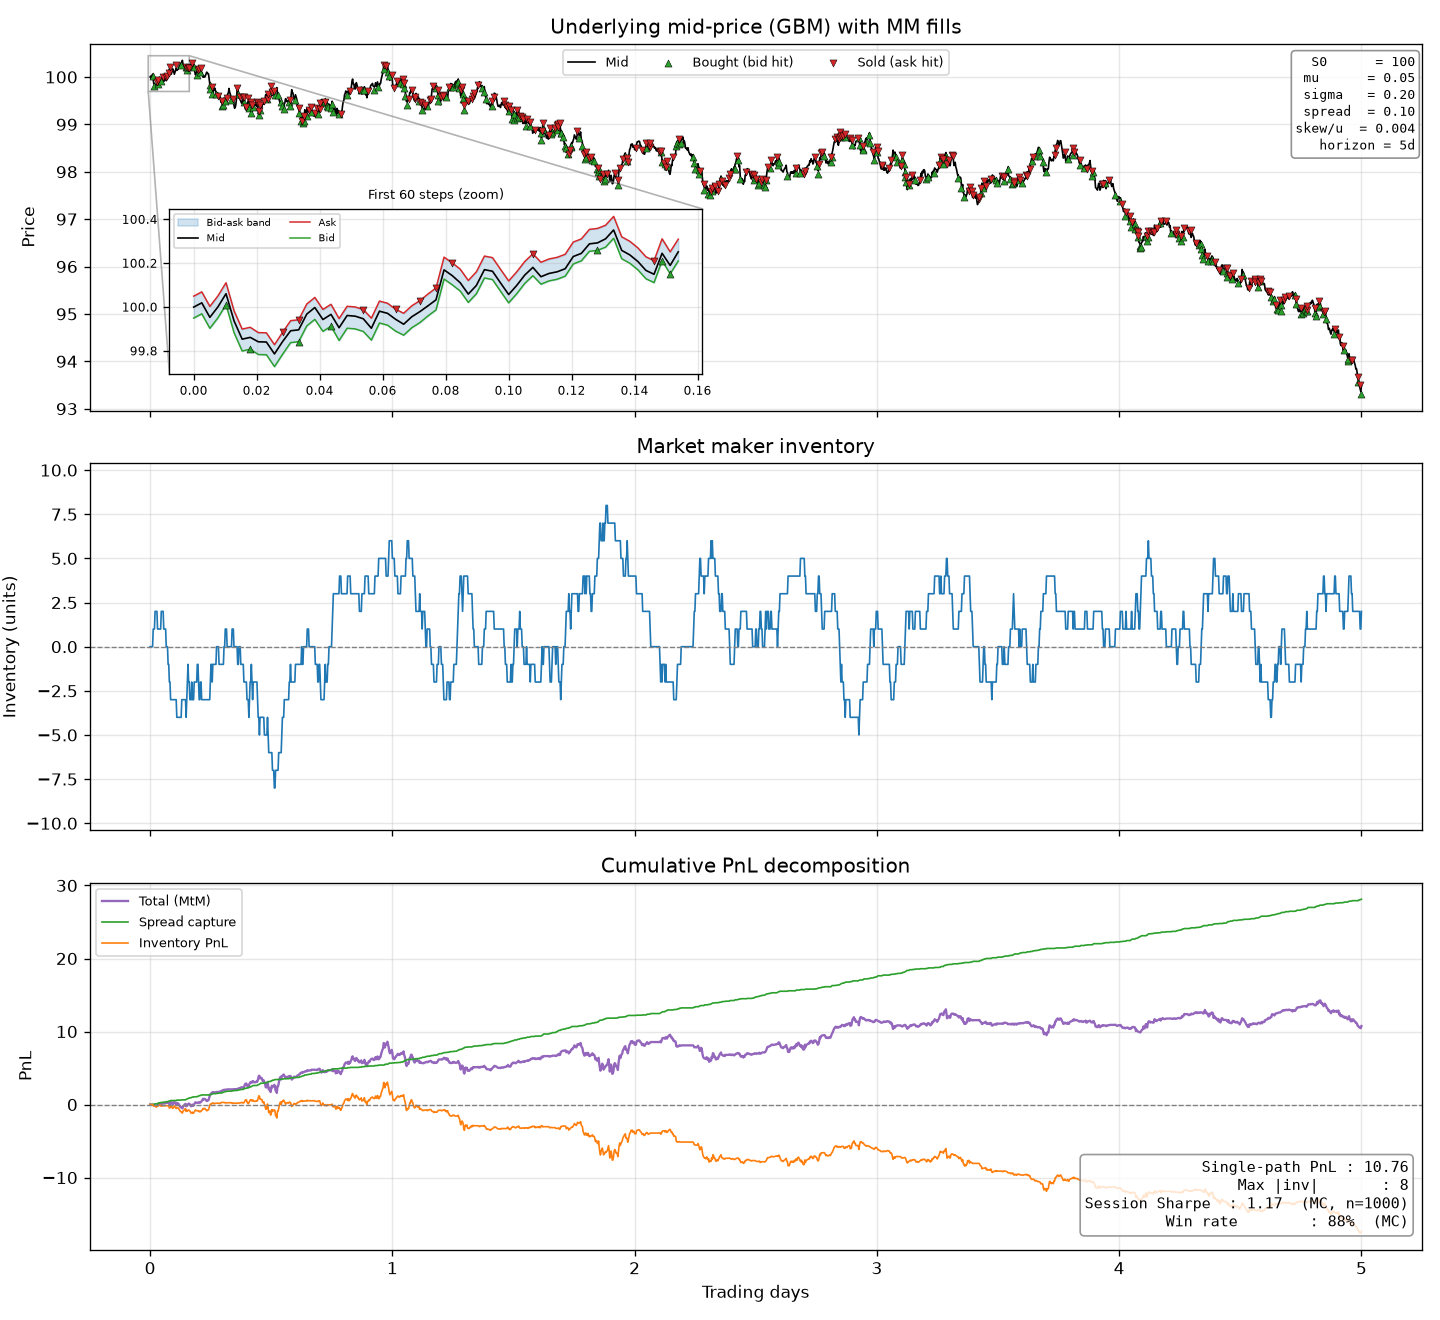

Write Python code to recreate this figure.
"""
Market-Making Simulator
========================

A single-file simulation of a market maker quoting two-sided prices around a
mid that follows geometric Brownian motion (GBM). The MM:

  * Posts a bid and ask around the mid with a configurable base spread.
  * Skews its quotes against its inventory so it leans away from building a
    large one-sided position (inventory risk management).
  * Gets filled by two kinds of flow each step:
      - NOISE (uninformed) flow, arriving independently of the next price move,
        which lets the MM earn the spread. Its arrival rate decays with how far
        the quote sits from the mid, so tighter quotes fill more often and the
        inventory skew actually steers flow and mean-reverts the position.
      - INFORMED flow, arriving only when the price trades THROUGH the quote,
        which is the adverse-selection cost the MM pays.

Outputs:
  * A 3-panel diagnostic figure:
      1. Price path with MM bid/ask, fill markers, and a zoomed inset that
         resolves the (tiny) bid-ask band.
      2. Inventory, autoscaled to its actual range.
      3. Cumulative PnL decomposed into spread-capture and inventory
         components alongside the mark-to-market total.
    A parameter box makes the figure self-documenting.
  * A Monte Carlo figure: the distribution of session PnL over many independent
    paths, with win rate and the session-level Sharpe.
  * Summary stats printed to stdout.

Note on Sharpe: a session-level Sharpe (mean session PnL / std of session PnL
across Monte Carlo paths) is the meaningful number. Annualizing minute-level
PnL over a single 5-day path is a meaningless extrapolation and is labeled as
such where shown.

Requires: numpy, matplotlib.
"""

from contextlib import contextmanager

import numpy as np
import matplotlib.pyplot as plt

# ---------------------------------------------------------------------------
# Parameters
# ---------------------------------------------------------------------------

# --- Price process (GBM): dS = mu*S*dt + sigma*S*dW ---
S0       = 100.0     # initial underlying price
MU       = 0.05      # annual drift
SIGMA    = 0.20      # annual volatility
DT       = 1.0 / 252 / 390   # time step (1 minute, given 390 min/trading day)
HORIZON  = 5.0 / 252         # total simulated time (5 trading days)

# --- Market maker quoting ---
BASE_SPREAD   = 0.10     # full base spread in price units (half on each side)
SKEW_PER_UNIT = 0.004    # how much the mid quote is shifted per unit inventory
QUOTE_SIZE    = 1.0      # size posted on each side (units filled per hit)

# --- Fill model ---
# Each side can be hit by two independent flows per step:
#
#   * NOISE (uninformed) flow. Arrives independently of the next price move, so
#     it lets the MM earn the spread without adverse selection. Its arrival
#     probability is NOISE_LIQUIDITY at a quote sitting exactly on the mid and
#     decays exponentially (rate NOISE_DECAY) with the quote's distance from the
#     mid -- so a tighter quote fills more often. This distance dependence is
#     what makes the inventory skew actually pull flow to the heavy side and
#     mean-revert the position.
#
#   * INFORMED flow. Arrives only when the price trades THROUGH the quote; its
#     probability rises with penetration depth (rate FILL_SENSITIVITY). These
#     fills are systematically on the wrong side of the next move -- the
#     adverse-selection cost. With noise flow sized above this cost, the MM is
#     net profitable while inventory stays bounded by the skew.
NOISE_LIQUIDITY  = 0.18   # baseline noise fill prob per side at zero distance
NOISE_DECAY      = 12.0   # decay of noise arrival per unit of quote distance
FILL_SENSITIVITY = 8.0    # informed-fill sensitivity to penetration depth

# --- Inventory limits ---
MAX_INVENTORY = 50.0   # MM stops quoting the side that would breach this

# --- Monte Carlo ---
N_PATHS = 1000   # independent random paths for the session-PnL distribution

# --- Sensitivity sweep ---
# Paths per Monte Carlo at each swept parameter value. Defaults to the full
# N_PATHS so every point is a complete Monte Carlo; lower it to trade
# resolution for speed (the whole sweep is ~SWEEP_PATHS * 28 sessions).
SWEEP_PATHS = N_PATHS

# --- Reproducibility ---
SEED = 42

# --- Plotting ---
INSET_STEPS = 60   # width (in steps) of the zoomed price-panel inset


# ---------------------------------------------------------------------------
# Simulation
# ---------------------------------------------------------------------------

def simulate(seed=SEED, collect_paths=True):
    """Run one market-making session.

    seed          : RNG seed, so independent paths can be drawn for Monte Carlo.
    collect_paths : when False, skips building the per-fill marker logs (used by
                    the Monte Carlo, which only needs aggregate PnL).
    """
    rng = np.random.default_rng(seed)

    n_steps = int(HORIZON / DT)
    times = np.arange(n_steps + 1) * DT

    # --- Generate the GBM mid-price path ---
    # S_{t+1} = S_t * exp((mu - 0.5*sigma^2)*dt + sigma*sqrt(dt)*Z)
    shocks = rng.standard_normal(n_steps)
    drift = (MU - 0.5 * SIGMA**2) * DT
    diffusion = SIGMA * np.sqrt(DT) * shocks
    log_returns = drift + diffusion
    mid = np.empty(n_steps + 1)
    mid[0] = S0
    mid[1:] = S0 * np.exp(np.cumsum(log_returns))

    # --- Storage ---
    bids = np.full(n_steps + 1, np.nan)
    asks = np.full(n_steps + 1, np.nan)
    inventory = np.zeros(n_steps + 1)
    cash = np.zeros(n_steps + 1)
    pnl = np.zeros(n_steps + 1)

    # PnL decomposition (instrumentation only — does not affect the model):
    #   spread_pnl[k]    cumulative edge captured at fills vs. the quote-time mid
    #   inventory_pnl[k] cumulative inventory * change-in-mid
    # These two are constructed to sum exactly to the mark-to-market `pnl`.
    spread_pnl = np.zeros(n_steps + 1)
    inventory_pnl = np.zeros(n_steps + 1)

    # Fill log for plotting trade markers: (time index, executed price).
    buy_fills = []   # bid hit  -> we bought
    sell_fills = []  # ask hit  -> we sold

    half_spread = BASE_SPREAD / 2.0

    inv = 0.0
    cash_bal = 0.0
    sc = 0.0   # running spread-capture PnL
    ip = 0.0   # running inventory PnL

    for t in range(n_steps):
        m = mid[t]

        # Inventory skew: when long (inv > 0) we shift our quotes DOWN so we
        # are more likely to sell (ask closer to mid) and less likely to buy
        # (bid further from mid), nudging inventory back toward zero.
        skew = SKEW_PER_UNIT * inv
        quote_mid = m - skew

        bid = quote_mid - half_spread
        ask = quote_mid + half_spread

        # Respect inventory limits: don't post a side that would push us past
        # the cap.
        post_bid = inv < MAX_INVENTORY
        post_ask = inv > -MAX_INVENTORY

        bids[t] = bid if post_bid else np.nan
        asks[t] = ask if post_ask else np.nan

        # Price move over this step drives the informed component of fills.
        next_mid = mid[t + 1]
        move = next_mid - m

        # Distances of each quote from the mid. The skew makes one side tighter
        # (smaller distance -> more noise flow) and the other wider.
        ask_dist = ask - m          # = half_spread - skew
        bid_dist = m - bid          # = half_spread + skew

        # --- Ask fill: noise buyers lift it, plus informed flow if price
        #     trades through it (next_mid above the ask). ---
        if post_ask:
            # Noise flow: independent of the move, decays with quote distance.
            p_noise = NOISE_LIQUIDITY * np.exp(-NOISE_DECAY * max(ask_dist, 0.0))
            # Informed flow: only when the price penetrates above the ask.
            depth = max(next_mid - ask, 0.0)
            p_informed = 1.0 - np.exp(-FILL_SENSITIVITY * depth)
            # Probability of at least one of the two independent flows hitting.
            prob = p_noise + p_informed - p_noise * p_informed
            if rng.random() < prob:
                inv -= QUOTE_SIZE          # we sold
                cash_bal += ask * QUOTE_SIZE
                sc += (ask - m) * QUOTE_SIZE        # edge earned vs. mid
                if collect_paths:
                    sell_fills.append((t, ask))

        # --- Bid fill: noise sellers hit it, plus informed flow if price
        #     trades through it (next_mid below the bid). ---
        if post_bid:
            p_noise = NOISE_LIQUIDITY * np.exp(-NOISE_DECAY * max(bid_dist, 0.0))
            depth = max(bid - next_mid, 0.0)
            p_informed = 1.0 - np.exp(-FILL_SENSITIVITY * depth)
            prob = p_noise + p_informed - p_noise * p_informed
            if rng.random() < prob:
                inv += QUOTE_SIZE          # we bought
                cash_bal -= bid * QUOTE_SIZE
                sc += (m - bid) * QUOTE_SIZE        # edge earned vs. mid
                if collect_paths:
                    buy_fills.append((t, bid))

        inventory[t + 1] = inv
        cash[t + 1] = cash_bal
        # Mark-to-market PnL: realized cash + inventory valued at current mid.
        pnl[t + 1] = cash_bal + inv * next_mid

        # PnL decomposition. Inventory PnL uses the post-fill inventory carried
        # into this step's price move, matching how `pnl` marks to next_mid.
        ip += inv * move
        spread_pnl[t + 1] = sc
        inventory_pnl[t + 1] = ip

    # Carry the final quotes for plotting continuity.
    bids[-1] = bids[-2]
    asks[-1] = asks[-2]

    # The two components must reconstruct the mark-to-market PnL exactly.
    assert np.allclose(spread_pnl + inventory_pnl, pnl), \
        "PnL decomposition does not sum to the mark-to-market total"

    buy_fills = np.array(buy_fills).reshape(-1, 2)
    sell_fills = np.array(sell_fills).reshape(-1, 2)

    return {
        "times": times,
        "mid": mid,
        "bids": bids,
        "asks": asks,
        "inventory": inventory,
        "pnl": pnl,
        "spread_pnl": spread_pnl,
        "inventory_pnl": inventory_pnl,
        "buy_fills": buy_fills,
        "sell_fills": sell_fills,
    }


# ---------------------------------------------------------------------------
# Stats & plotting
# ---------------------------------------------------------------------------

def summary_stats(res):
    pnl = res["pnl"]
    inv = res["inventory"]

    final_pnl = pnl[-1]
    max_abs_inv = np.max(np.abs(inv))

    # Per-path "annualized" Sharpe of step PnL. KEPT ONLY FOR REFERENCE and
    # explicitly NOT MEANINGFUL: annualizing minute-level PnL by sqrt(steps/yr)
    # over a single 5-day window extrapolates ~50,000x and is dominated by the
    # one path's inventory swings. Use the session-level Sharpe from the Monte
    # Carlo instead (see monte_carlo()).
    pnl_changes = np.diff(pnl)
    steps_per_year = 1.0 / DT
    mean = pnl_changes.mean()
    std = pnl_changes.std(ddof=1)
    sharpe = (mean / std) * np.sqrt(steps_per_year) if std > 0 else float("nan")

    return {
        "final_pnl": final_pnl,
        "max_abs_inventory": max_abs_inv,
        "sharpe_per_path_annualized": sharpe,   # not meaningful; see note above
    }


def monte_carlo(n_paths=N_PATHS, base_seed=SEED):
    """Run many independent sessions and summarize the session-PnL distribution.

    Each path uses a distinct seed (base_seed + 1 + i) so the runs are
    independent of one another and of the single displayed path (which uses
    base_seed). The session-level Sharpe is the meaningful risk-adjusted number:
    mean session PnL divided by the std of session PnL across paths.
    """
    final_pnls = np.empty(n_paths)
    max_invs = np.empty(n_paths)
    for i in range(n_paths):
        res = simulate(seed=base_seed + 1 + i, collect_paths=False)
        final_pnls[i] = res["pnl"][-1]
        max_invs[i] = np.max(np.abs(res["inventory"]))

    mean = final_pnls.mean()
    std = final_pnls.std(ddof=1)
    session_sharpe = mean / std if std > 0 else float("nan")
    win_rate = 100.0 * np.mean(final_pnls > 0)

    return {
        "final_pnls": final_pnls,
        "max_invs": max_invs,
        "mean_pnl": mean,
        "std_pnl": std,
        "session_sharpe": session_sharpe,
        "win_rate": win_rate,
        "n_paths": n_paths,
    }


def _scatter_fills(ax, days, fills, color, marker, label):
    """Plot trade markers from a fill log of (time index, price) rows."""
    if fills.size == 0:
        return
    idx = fills[:, 0].astype(int)
    ax.scatter(
        days[idx], fills[:, 1], s=18, c=color, marker=marker,
        edgecolors="black", linewidths=0.3, zorder=5, label=label,
    )


def plot(res, stats):
    times = res["times"]
    # Convert time axis to "trading days" for readability.
    days = times * 252

    mid = res["mid"]
    bids = res["bids"]
    asks = res["asks"]
    buy_fills = res["buy_fills"]
    sell_fills = res["sell_fills"]

    fig, axes = plt.subplots(3, 1, figsize=(12, 11), sharex=True)

    # --- Panel 1: price path with fills + zoomed inset for the quotes ---
    ax = axes[0]
    ax.plot(days, mid, color="black", lw=1.0, label="Mid", zorder=2)
    _scatter_fills(ax, days, buy_fills, "tab:green", "^", "Bought (bid hit)")
    _scatter_fills(ax, days, sell_fills, "tab:red", "v", "Sold (ask hit)")
    ax.set_ylabel("Price")
    ax.set_title("Underlying mid-price (GBM) with MM fills")
    ax.legend(loc="upper center", ncol=3, fontsize=8)
    ax.grid(alpha=0.3)

    # Parameter box — makes the figure self-documenting.
    params = (
        f"S0      = {S0:.0f}\n"
        f"mu      = {MU:.2f}\n"
        f"sigma   = {SIGMA:.2f}\n"
        f"spread  = {BASE_SPREAD:.2f}\n"
        f"skew/u  = {SKEW_PER_UNIT:.3f}\n"
        f"horizon = {HORIZON * 252:.0f}d"
    )
    ax.text(
        0.995, 0.97, params, transform=ax.transAxes, ha="right", va="top",
        fontsize=8, family="monospace",
        bbox=dict(boxstyle="round", fc="white", ec="gray", alpha=0.85),
    )

    # Zoomed inset over the first INSET_STEPS steps, where the bid/mid/ask
    # separation (~half the spread each side) is actually resolvable.
    w = min(INSET_STEPS, len(days) - 1)
    sl = slice(0, w + 1)
    axins = ax.inset_axes([0.06, 0.10, 0.40, 0.45])
    axins.fill_between(
        days[sl], bids[sl], asks[sl], color="tab:blue", alpha=0.20,
        label="Bid-ask band",
    )
    axins.plot(days[sl], mid[sl], color="black", lw=1.0, label="Mid")
    axins.plot(days[sl], asks[sl], color="tab:red", lw=0.9, label="Ask")
    axins.plot(days[sl], bids[sl], color="tab:green", lw=0.9, label="Bid")
    # Fills that fall inside the inset window.
    if buy_fills.size:
        bf = buy_fills[buy_fills[:, 0] < w]
        _scatter_fills(axins, days, bf, "tab:green", "^", None)
    if sell_fills.size:
        sf = sell_fills[sell_fills[:, 0] < w]
        _scatter_fills(axins, days, sf, "tab:red", "v", None)
    axins.set_title(f"First {w} steps (zoom)", fontsize=8)
    axins.tick_params(labelsize=7)
    axins.grid(alpha=0.3)
    axins.legend(loc="upper left", fontsize=6, ncol=2)
    ax.indicate_inset_zoom(axins, edgecolor="gray", alpha=0.6)

    # --- Panel 2: inventory (autoscaled to its actual range) ---
    ax = axes[1]
    inv = res["inventory"]
    ax.plot(days, inv, color="tab:blue", lw=1.0)
    ax.axhline(0, color="gray", lw=0.8, ls="--")
    # Only show the inventory caps if we get close enough for them to matter.
    if np.max(np.abs(inv)) >= 0.8 * MAX_INVENTORY:
        ax.axhline(MAX_INVENTORY, color="red", lw=0.6, ls=":", alpha=0.6,
                   label="Inventory cap")
        ax.axhline(-MAX_INVENTORY, color="red", lw=0.6, ls=":", alpha=0.6)
        ax.legend(loc="upper right", fontsize=8)
    # Autoscale with a small symmetric pad around the realized range.
    lo, hi = inv.min(), inv.max()
    pad = max(1.0, 0.15 * (hi - lo))
    ax.set_ylim(lo - pad, hi + pad)
    ax.set_ylabel("Inventory (units)")
    ax.set_title("Market maker inventory")
    ax.grid(alpha=0.3)

    # --- Panel 3: PnL decomposition ---
    ax = axes[2]
    ax.plot(days, res["pnl"], color="tab:purple", lw=1.4, label="Total (MtM)")
    ax.plot(days, res["spread_pnl"], color="tab:green", lw=1.0,
            label="Spread capture")
    ax.plot(days, res["inventory_pnl"], color="tab:orange", lw=1.0,
            label="Inventory PnL")
    ax.axhline(0, color="gray", lw=0.8, ls="--")
    ax.set_ylabel("PnL")
    ax.set_xlabel("Trading days")
    ax.set_title("Cumulative PnL decomposition")
    ax.legend(loc="upper left", fontsize=8)
    ax.grid(alpha=0.3)

    txt = (
        f"Single-path PnL : {stats['final_pnl']:.2f}\n"
        f"Max |inv|       : {stats['max_abs_inventory']:.0f}\n"
        f"Session Sharpe  : {stats['session_sharpe']:.2f}  (MC, n={N_PATHS})\n"
        f"Win rate        : {stats['win_rate']:.0f}%  (MC)"
    )
    ax.text(
        0.99, 0.05, txt, transform=ax.transAxes, ha="right", va="bottom",
        fontsize=9, family="monospace",
        bbox=dict(boxstyle="round", fc="white", ec="gray", alpha=0.8),
    )

    fig.tight_layout()
    return fig


def plot_mc(mc):
    """Histogram of session PnL across the Monte Carlo paths."""
    pnls = mc["final_pnls"]
    fig, ax = plt.subplots(figsize=(10, 5))

    ax.hist(pnls, bins=40, color="tab:blue", alpha=0.75, edgecolor="white")
    ax.axvline(0, color="gray", lw=1.0, ls="--", label="break-even")
    ax.axvline(mc["mean_pnl"], color="tab:red", lw=1.5,
               label=f"mean = {mc['mean_pnl']:.2f}")
    ax.set_xlabel("Session PnL")
    ax.set_ylabel("Number of paths")
    ax.set_title(f"Monte Carlo session-PnL distribution ({mc['n_paths']} paths)")
    ax.legend(loc="upper right", fontsize=9)
    ax.grid(alpha=0.3)

    txt = (
        f"Mean PnL       : {mc['mean_pnl']:.2f}\n"
        f"Std PnL        : {mc['std_pnl']:.2f}\n"
        f"Win rate       : {mc['win_rate']:.1f}%\n"
        f"Session Sharpe : {mc['session_sharpe']:.2f}"
    )
    ax.text(
        0.015, 0.97, txt, transform=ax.transAxes, ha="left", va="top",
        fontsize=9, family="monospace",
        bbox=dict(boxstyle="round", fc="white", ec="gray", alpha=0.85),
    )

    fig.tight_layout()
    return fig


# ---------------------------------------------------------------------------
# Sensitivity analysis
# ---------------------------------------------------------------------------

@contextmanager
def _override_globals(**overrides):
    """Temporarily override module-level parameters, then restore them.

    This lets the sweep re-run the existing simulate()/monte_carlo() at
    different parameter values without touching their internals or permanently
    changing the baseline globals.
    """
    g = globals()
    saved = {k: g[k] for k in overrides}
    g.update(overrides)
    try:
        yield
    finally:
        g.update(saved)


def _zero_crossings(values, means):
    """Linearly-interpolated parameter values where mean PnL crosses zero."""
    values = np.asarray(values, float)
    means = np.asarray(means, float)
    crossings = []
    for i in range(len(values) - 1):
        a, b = means[i], means[i + 1]
        if a == 0.0:
            crossings.append(float(values[i]))
        elif a * b < 0.0:                       # sign change between the points
            xc = values[i] + (0.0 - a) * (values[i + 1] - values[i]) / (b - a)
            crossings.append(float(xc))
    return crossings


# Each entry: the global to vary, a human-readable label, and the values to
# sweep. All four bracket the baseline and extend into plausibly loss-making
# territory so any profit/loss crossover is captured.
SWEEP_SPECS = [
    ("NOISE_LIQUIDITY", "Noise liquidity",
     [0.02, 0.05, 0.09, 0.13, 0.18, 0.24, 0.30]),
    ("FILL_SENSITIVITY", "Informed-fill sensitivity",
     [0.0, 3.0, 6.0, 8.0, 12.0, 20.0, 32.0]),
    ("BASE_SPREAD", "Quoted spread",
     [0.02, 0.05, 0.08, 0.10, 0.14, 0.20, 0.28]),
    ("MAX_INVENTORY", "Inventory cap",
     [1.0, 2.0, 4.0, 8.0, 16.0, 32.0, 50.0]),
]


def sensitivity_analysis(n_paths=SWEEP_PATHS, base_seed=SEED):
    """Sweep each key parameter one at a time, running a full Monte Carlo at
    every value while holding all others at baseline.

    Each Monte Carlo reuses the same base_seed, so every value sees the same
    set of random paths (common random numbers) and differences in mean PnL
    reflect the parameter, not sampling noise.
    """
    results = []
    for name, label, values in SWEEP_SPECS:
        baseline = globals()[name]
        means, wins = [], []
        for v in values:
            with _override_globals(**{name: v}):
                mc = monte_carlo(n_paths, base_seed)
            means.append(mc["mean_pnl"])
            wins.append(mc["win_rate"])
        means = np.array(means)
        results.append({
            "name": name,
            "label": label,
            "values": np.array(values, float),
            "means": means,
            "wins": np.array(wins),
            "baseline": baseline,
            "crossings": _zero_crossings(values, means),
            "pnl_range": float(means.max() - means.min()),
        })
    return results


def print_sensitivity_summary(results):
    """Rank parameters by how strongly they move mean session PnL."""
    ranked = sorted(results, key=lambda r: r["pnl_range"], reverse=True)

    print("=" * 64)
    print("Sensitivity summary (one-at-a-time sweeps, ranked by PnL swing)")
    print("=" * 64)
    for r in ranked:
        if r["crossings"]:
            # Crossing nearest the baseline = how far you can move before losses.
            nearest = min(r["crossings"], key=lambda x: abs(x - r["baseline"]))
            margin = (100.0 * abs(nearest - r["baseline"]) / abs(r["baseline"])
                      if r["baseline"] else float("nan"))
            cross_txt = (f"break-even @ {nearest:.3g} "
                         f"(baseline {r['baseline']:.3g}, {margin:.0f}% away)")
        else:
            cross_txt = "no break-even in range (robust)"
        print(f"  {r['label']:<26s} PnL swing {r['pnl_range']:6.2f}  | {cross_txt}")
    print("-" * 64)
    print(f"  Most sensitive : {ranked[0]['label']}")
    print(f"  Least sensitive: {ranked[-1]['label']}")
    print("=" * 64)


def plot_sensitivity(results):
    """2x2 grid: mean session PnL (left axis) and win rate (right axis) vs each
    swept parameter, with the loss-making region shaded and break-even marked.
    """
    fig, axes = plt.subplots(2, 2, figsize=(13, 9))

    for ax1, r in zip(axes.flat, results):
        values, means, wins = r["values"], r["means"], r["wins"]

        # Shade where the (interpolated) mean PnL is negative = loss-making.
        dense = np.linspace(values.min(), values.max(), 400)
        dmean = np.interp(dense, values, means)
        ax1.fill_between(dense, 0, 1, where=dmean < 0,
                         transform=ax1.get_xaxis_transform(),
                         color="tab:red", alpha=0.08, zorder=0,
                         label="loss-making")

        # Left axis: mean session PnL.
        ax1.plot(values, means, "o-", color="tab:blue", label="Mean PnL")
        ax1.axhline(0, color="gray", lw=0.8, ls="--")
        ax1.set_xlabel(r["label"])
        ax1.set_ylabel("Mean session PnL", color="tab:blue")
        ax1.tick_params(axis="y", labelcolor="tab:blue")
        ax1.set_title(r["label"])
        ax1.grid(alpha=0.3)

        # Right axis: win rate.
        ax2 = ax1.twinx()
        ax2.plot(values, wins, "s--", color="tab:orange", alpha=0.85,
                 label="Win rate")
        ax2.axhline(50, color="tab:orange", lw=0.6, ls=":", alpha=0.6)
        ax2.set_ylabel("Win rate (%)", color="tab:orange")
        ax2.tick_params(axis="y", labelcolor="tab:orange")
        ax2.set_ylim(0, 100)

        # Baseline value and break-even crossing(s).
        ax1.axvline(r["baseline"], color="black", lw=0.8, ls="-.",
                    alpha=0.6, label="baseline")
        for xc in r["crossings"]:
            ax1.axvline(xc, color="tab:red", lw=1.4)
            ax1.annotate(f"break-even\n{xc:.3g}", xy=(xc, 0),
                         xytext=(4, 8), textcoords="offset points",
                         fontsize=7, color="tab:red")

        # Combined legend (lines from both axes plus the shaded region).
        h1, l1 = ax1.get_legend_handles_labels()
        h2, l2 = ax2.get_legend_handles_labels()
        ax1.legend(h1 + h2, l1 + l2, fontsize=7, loc="best")

    fig.suptitle("One-at-a-time parameter sensitivity "
                 f"(full Monte Carlo, {SWEEP_PATHS} paths/point)", fontsize=12)
    fig.tight_layout(rect=[0, 0, 1, 0.97])
    return fig


# ---------------------------------------------------------------------------
# Main
# ---------------------------------------------------------------------------

def main():
    # One displayed path...
    res = simulate(seed=SEED)
    stats = summary_stats(res)

    # ...and a Monte Carlo over many independent paths for the distribution.
    mc = monte_carlo(N_PATHS, SEED)
    stats["session_sharpe"] = mc["session_sharpe"]
    stats["win_rate"] = mc["win_rate"]

    print("=" * 52)
    print("Market-Making Simulation — Summary")
    print("=" * 52)
    print(f"Steps per session     : {len(res['times']) - 1}")
    print(f"Single-path PnL       : {stats['final_pnl']:.2f}")
    print(f"Single-path max |inv| : {stats['max_abs_inventory']:.0f}")
    print("-" * 52)
    print(f"Monte Carlo paths     : {mc['n_paths']}")
    print(f"Mean session PnL      : {mc['mean_pnl']:.2f}")
    print(f"Std session PnL       : {mc['std_pnl']:.2f}")
    print(f"Win rate              : {mc['win_rate']:.1f}%")
    print(f"Session Sharpe        : {mc['session_sharpe']:.2f}")
    print("-" * 52)
    print(f"Per-path ann. Sharpe  : {stats['sharpe_per_path_annualized']:.2f}"
          "  (NOT meaningful over 5d)")
    print("=" * 52)

    fig = plot(res, stats)
    fig.savefig("market_maker_sim.png", dpi=120)
    print("Saved diagnostic plot to market_maker_sim.png")

    figmc = plot_mc(mc)
    figmc.savefig("market_maker_mc.png", dpi=120)
    print("Saved Monte Carlo plot to market_maker_mc.png")

    # Sensitivity sweeps: full Monte Carlo at each value of each key parameter.
    print(f"\nRunning sensitivity sweeps "
          f"({SWEEP_PATHS} paths/point, this takes a bit)...")
    sens = sensitivity_analysis()
    print_sensitivity_summary(sens)

    figsens = plot_sensitivity(sens)
    figsens.savefig("market_maker_sensitivity.png", dpi=120)
    print("Saved sensitivity plot to market_maker_sensitivity.png")

    plt.show()


if __name__ == "__main__":
    main()
